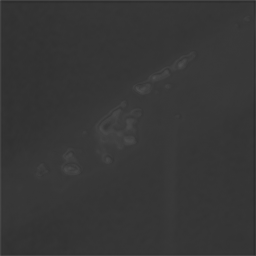
#> input picture inference_test/dataset_20210226_denoising_ZIM504_laser_power_110_1000_img_10_denoised.png, 256 x 256 px
$ python -i brightfield.py   (imports and definitions only)
#> lines starting #> are read from the running program, lines starting #| are printed output that depends on the picture; after the words box and inside, x2 and y2 are one past the last pixel; in counts of white or black regions, pixels touching at a corner belong together
#> further down, picture is the input picture: shape (256, 256, 3); min 43, max 86, mean 54.2
### utils/salt_pepper.py
#!/usr/bin/env python3
"""Salt-and-pepper noise detection and denoising helpers."""

import cv2
import numpy as np


def to_uint8_image(image: np.ndarray) -> np.ndarray:
    """Convert image array to uint8 without changing shape."""
    arr = np.asarray(image)
    if arr.dtype == np.uint8:
        return arr
    arr = arr.astype(np.float32)
    if arr.max() <= 1.0:
        arr = arr * 255.0
    return np.clip(arr, 0, 255).astype(np.uint8)


def as_grayscale_uint8(image: np.ndarray) -> np.ndarray:
    """Convert RGB/RGBA/grayscale image to grayscale uint8."""
    arr = to_uint8_image(image)
    if arr.ndim == 2:
        return arr
    if arr.shape[2] == 4:
        arr = arr[:, :, :3]
    return cv2.cvtColor(arr, cv2.COLOR_RGB2GRAY)


# [34 lines left out: functions estimate_salt_pepper_ratio, median_kernel_for_ratio, denoise_salt_pepper, not called in this run]

### utils/brightfield.py
#!/usr/bin/env python3
"""Brightfield-style microscopy cleanup helpers."""

import cv2
import numpy as np

from utils.salt_pepper import as_grayscale_uint8


def brightfield_object_mask(image: np.ndarray) -> np.ndarray:
    """
    Convert a noisy brightfield/SEM-like image into a clean black-on-white mask.

    This is for images where the foreground object is darker than a gray/noisy
    background. It is intentionally not the fluorescence U-Net denoising task.
    """
    gray = as_grayscale_uint8(image)

    blurred = cv2.GaussianBlur(gray, (5, 5), 0)
    _, mask = cv2.threshold(
        blurred,
        0,
        255,
        cv2.THRESH_BINARY + cv2.THRESH_OTSU,
    )
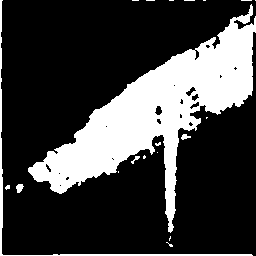
#> mask: shape (256, 256); 25.1% white; 20 white regions (15 under 20 px), largest, box (x1, y1, x2, y2) and area: (28, 4, 256, 233) 15204, (0, 0, 253, 256) 986, (16, 184, 24, 193) 50, (181, 134, 191, 140) 36, (131, 156, 140, 164) 28

    # Keep dark foreground black and clean small background speckles.
    kernel = np.ones((3, 3), np.uint8)
    mask = cv2.morphologyEx(mask, cv2.MORPH_OPEN, kernel, iterations=1)
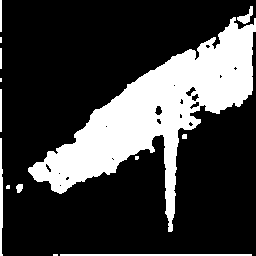
#> mask: shape (256, 256); 24.6% white; 14 white regions (5 under 20 px), largest, box (x1, y1, x2, y2) and area: (28, 17, 256, 232) 15004, (60, 254, 252, 256) 384, (0, 138, 3, 256) 294
    mask = cv2.morphologyEx(mask, cv2.MORPH_CLOSE, kernel, iterations=2)
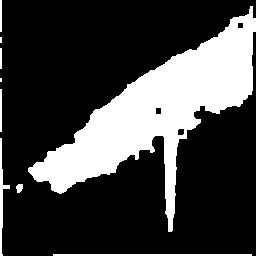
#> mask: shape (256, 256); 25.3% white; 9 white regions (2 under 20 px), largest, box (x1, y1, x2, y2) and area: (28, 6, 256, 232) 15620, (53, 254, 252, 256) 398, (0, 138, 10, 256) 325

    return mask

>>> import cv2
>>> picture = cv2.imread('../inference_test/dataset_20210226_denoising_ZIM504_laser_power_110_1000_img_10_denoised.png')
>>> result = brightfield_object_mask(picture)

$ run again, on inference_test/dataset_20210226_denoising_ZIM504_laser_power_110_1000_img_11_denoised.png
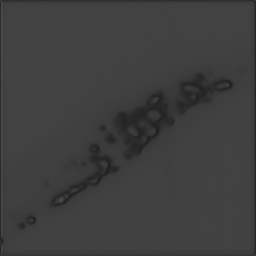
#> input picture inference_test/dataset_20210226_denoising_ZIM504_laser_power_110_1000_img_11_denoised.png, 256 x 256 px
#> picture is the input picture: shape (256, 256, 3); min 30, max 78, mean 62.5
#> in brightfield_object_mask, `_, mask = cv2.threshold( blurred, 0, 255, cv2.THRESH_BINARY + cv2.THRE..`:
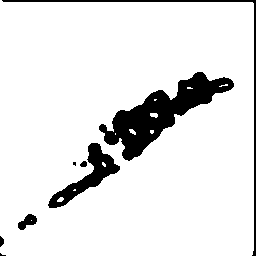
#> mask: shape (256, 256); 89.8% white; 8 black regions (2 under 20 px), largest, box (x1, y1, x2, y2) and area: (99, 72, 234, 161) 4057, (48, 143, 120, 208) 1329, (2, 0, 256, 256) 1022, (18, 214, 37, 230) 170, (80, 161, 87, 167) 33, (0, 236, 4, 247) 32
#> in brightfield_object_mask, `mask = cv2.morphologyEx(mask, cv2.MORPH_CLOSE, kernel, iterations=2)`:
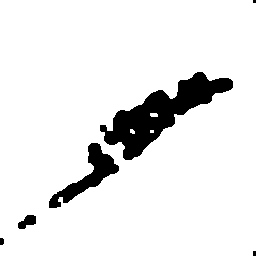
#> mask: shape (256, 256); 91.4% white; 6 black regions (2 under 20 px), largest, box (x1, y1, x2, y2) and area: (100, 72, 233, 160) 4086, (49, 143, 119, 208) 1327, (18, 215, 36, 229) 159, (0, 238, 4, 245) 26

$ run again, on inference_test/dataset_20210226_denoising_ZIM504_laser_power_110_1000_img_12_denoised.png
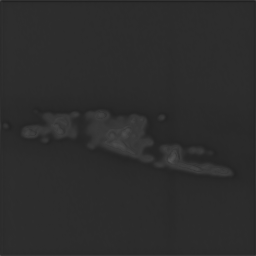
#> input picture inference_test/dataset_20210226_denoising_ZIM504_laser_power_110_1000_img_12_denoised.png, 256 x 256 px
#> picture is the input picture: shape (256, 256, 3); min 32, max 83, mean 44.5
#> in brightfield_object_mask, `_, mask = cv2.threshold( blurred, 0, 255, cv2.THRESH_BINARY + cv2.THRE..`:
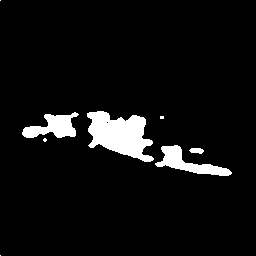
#> mask: shape (256, 256); 5.9% white; 8 white regions (4 under 20 px), largest, box (x1, y1, x2, y2) and area: (87, 111, 154, 162) 2092, (155, 145, 232, 176) 883, (22, 112, 79, 138) 818, (189, 148, 204, 154) 67

$ run again, on inference_test/dataset_20210226_denoising_ZIM504_laser_power_110_1000_img_13_denoised.png
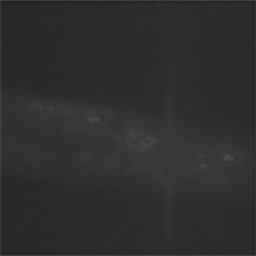
#> input picture inference_test/dataset_20210226_denoising_ZIM504_laser_power_110_1000_img_13_denoised.png, 256 x 256 px
#> picture is the input picture: shape (256, 256, 3); min 35, max 82, mean 46.7
#> in brightfield_object_mask, `_, mask = cv2.threshold( blurred, 0, 255, cv2.THRESH_BINARY + cv2.THRE..`:
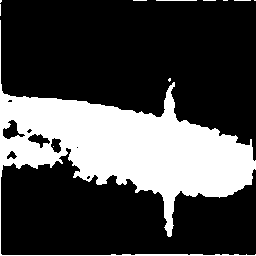
#> mask: shape (256, 256); 27.9% white; 11 white regions (9 under 20 px), largest, box (x1, y1, x2, y2) and area: (0, 20, 256, 256) 18152, (156, 0, 197, 1) 41
#> in brightfield_object_mask, `mask = cv2.morphologyEx(mask, cv2.MORPH_CLOSE, kernel, iterations=2)`:
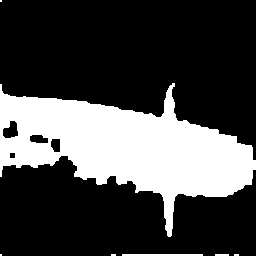
#> mask: shape (256, 256); 27.5% white; 7 white regions (4 under 20 px), largest, box (x1, y1, x2, y2) and area: (0, 83, 256, 237) 17815, (122, 254, 203, 256) 162, (215, 254, 229, 256) 28
